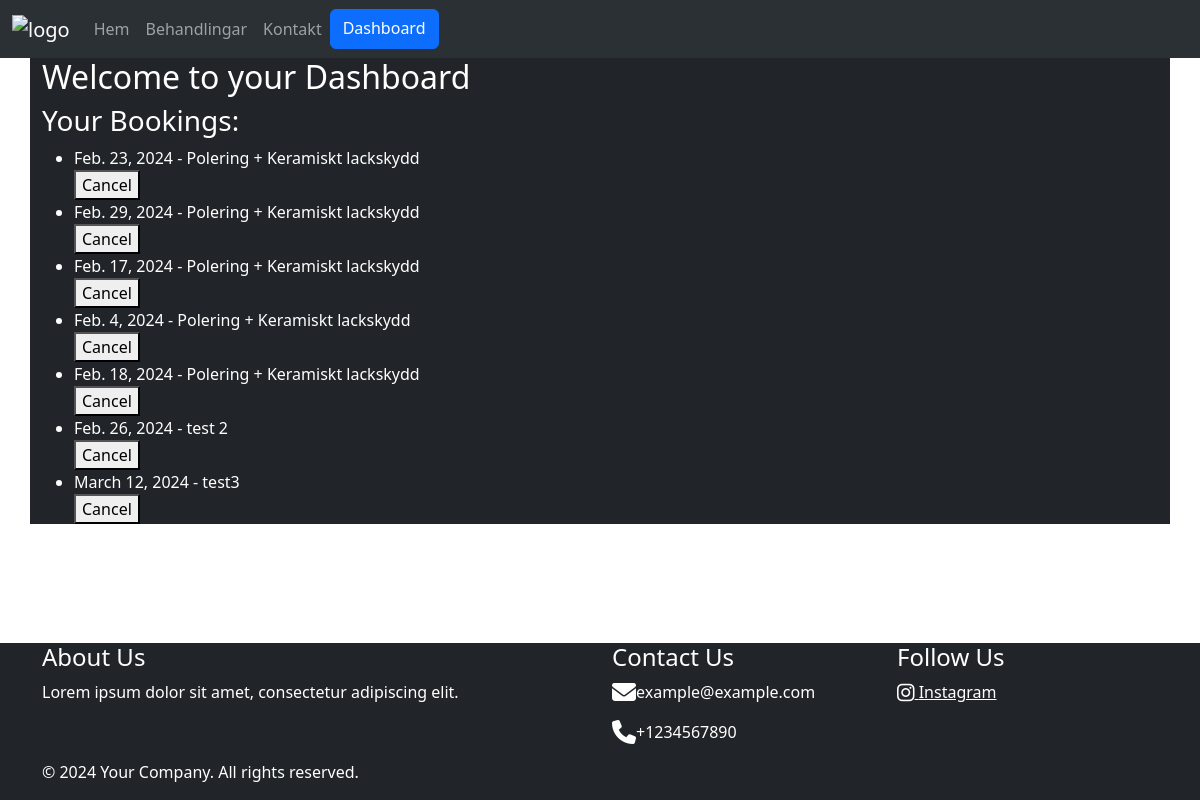
Page /dashboard/ (signed in) on the earlier database version.
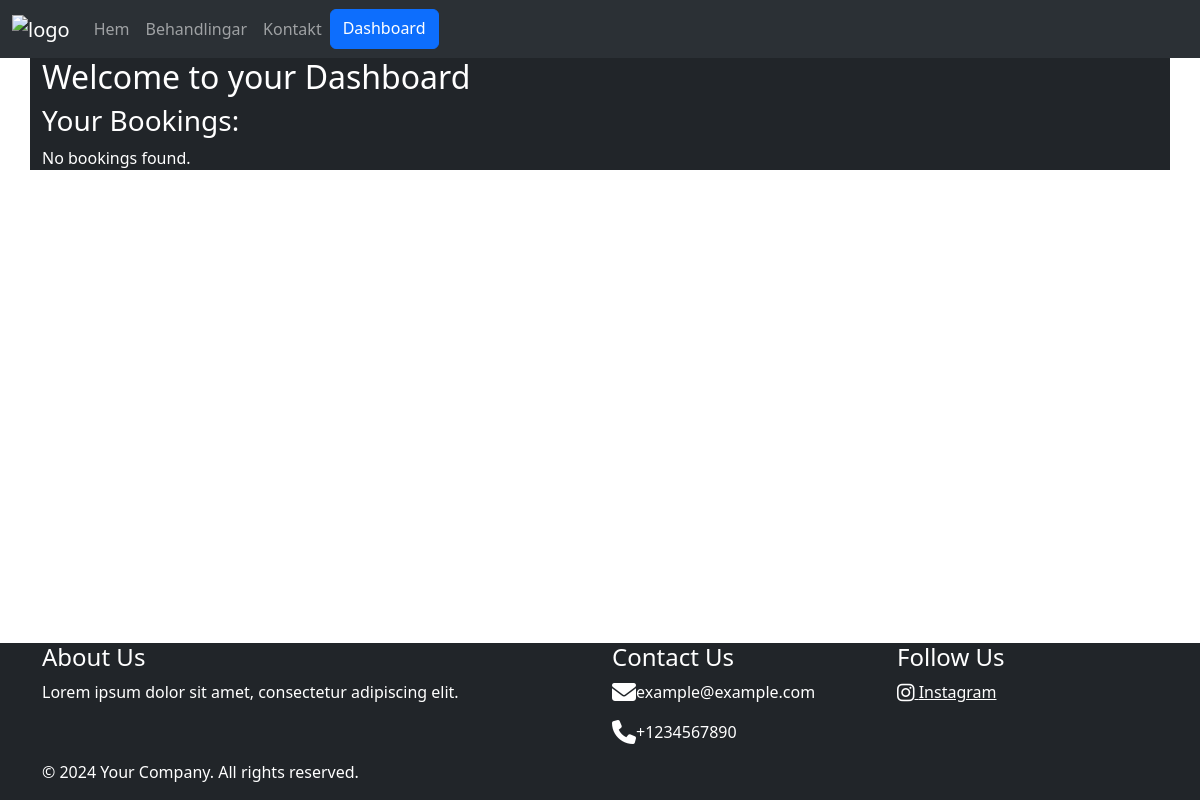
Same page on the later database version.
### treatments/models.py (models this page shows, shortened)
class Booking(models.Model):
    user = models.ForeignKey(User, on_delete=models.CASCADE, null=False, blank=False)
    date = models.DateField(null=False, blank=False)
    treatment = models.ForeignKey(Treatment, on_delete=models.CASCADE, null=False, blank=False)
    active = models.BooleanField(default=True)
    class Meta:
        unique_together = [['user', 'date']]

class Treatment(models.Model):
    name = models.CharField(max_length=100, null=False, blank=False)
    cost = models.PositiveIntegerField(null=False, blank=False)
    description = models.TextField(null=False, blank=False)
    image_url = models.URLField(null=True, blank=True)
    class Meta:
        ordering = ["cost"]

### dashboard/views.py (the view)
# urls.py: path("", views.get_dashboard, name="dashboard"),
def get_dashboard(request):
    if not request.user.is_authenticated:
        return redirect('login')  # Redirect to login page if user is not authenticated
    bookings = Booking.objects.filter(user=request.user, active=True)
    template = "dashboard/dashboard.html"
    context = {'bookings': bookings}
    return render(request, template, context)

### dashboard/templates/dashboard/dashboard.html (shortened to what this page needs)
{% extends "base.html" %}
{% block content %}
<div>
  <h2>Welcome to your Dashboard</h2>
  <h3>Your Bookings:</h3>
  {% if bookings %}
    <ul>
      {% for booking in bookings %}
        <li>
          {{ booking.date }} - {{ booking.treatment.name }}
          <form method="post" action="{% url 'cancel_booking' booking.id %}">
            <button type="submit" onclick="return confirm('Are you sure you want to cancel this booking?')">Cancel</button>
          </form>
        </li>
      {% endfor %}
    </ul>
  {% else %}
    <p>No bookings found.</p>
  {% endif %}
</div>
{% endblock %}

### templates/base.html (shortened to what this page needs)
{% load static %}
<!DOCTYPE html>
<html lang="en">
<head>
    <link href="static/css/style.css" rel="stylesheet">
    <link href="https://cdn.jsdelivr.net/npm/bootstrap@5.3.2/dist/css/bootstrap.min.css" rel="stylesheet">
</head>
<body class="bg-image bg-cover bg-fixed"
style="background-image: url('https://res.cloudinary.com/df7kityih/image/upload/v1709039512/k4im1gwlcv2fv1xjtqhd.jpg'); background-size: cover; background-repeat: no-repeat">
  <header>
    <nav class="navbar navbar-expand-lg bg-body-tertiary bg-dark" data-bs-theme="dark">
      <div class="container-fluid">
        <a class="navbar-brand" href="#">
          <img src="https://res.cloudinary.com/df7kityih/image/upload/v1709039520/aaqidcjpnituk8mxemga.png" alt="logo" width="100px" height="50px">
        </a>
        <div class="collapse navbar-collapse" id="navbarNavAltMarkup">
          <div class="navbar-nav">
            <a class="nav-link" href="/">Hem</a>
            <a class="nav-link" href="/treatments/treatments/">Behandlingar</a>
            <a class="nav-link" href="#">Kontakt</a>
            {% if user.is_authenticated %}
            <a class="btn btn-primary" href="{% url 'dashboard' %}">Dashboard</a>
          {% else %}
            <a class="btn btn-primary" href="{% url 'login' %}">Logga in</a>
          {% endif %}
          </div>
        </div>
      </div>
    </nav>
  </header>
  <main class="bg-dark container-md text-white">
    {% block content %}
    {% endblock %}
  </main>
  <br>
  <footer class="footer bg-dark text-white fixed-bottom">
    <div class="container">
        <div class="row">
            <div class="col-md-6">
                <h4>About Us</h4>
                <p>Lorem ipsum dolor sit amet, consectetur adipiscing elit.</p>
            </div>
            <div class="col-md-3">
                <h4>Contact Us</h4>
                <p><i class="fa-solid fa-envelope fa-xl"></i>example@example.com</p>
                <p><i class="fa-solid fa-phone fa-xl"></i>+1234567890</p>
            </div>
            <div class="col-md-3">
              <h4>Follow Us</h4>
              <ul class="list-unstyled">
                  <li><a href="#" class="text-white"><i class="fa-brands fa-instagram fa-lg"></i> Instagram</a></li>
              </ul>
            </div>
        </div>
        <div class="row">
            <div class="col-md-12">
                <p class="text-white">&copy; 2024 Your Company. All rights reserved.</p>
            </div>
        </div>
    </div>
  </footer>
</body>
</html>

Differences in the rows shown:
removed Booking: date "Feb. 23, 2024", treatment.name "Polering + Keramiskt lackskydd"
removed Booking: date "Feb. 29, 2024", treatment.name "Polering + Keramiskt lackskydd"
removed Booking: date "Feb. 17, 2024", treatment.name "Polering + Keramiskt lackskydd"
removed Booking: date "Feb. 4, 2024", treatment.name "Polering + Keramiskt lackskydd"
removed Booking: date "Feb. 18, 2024", treatment.name "Polering + Keramiskt lackskydd"
removed Booking: date "Feb. 26, 2024", treatment.name "test 2"
removed Booking: date "March 12, 2024", treatment.name "test3"
Other differences:
text now shown: "No bookings found."
